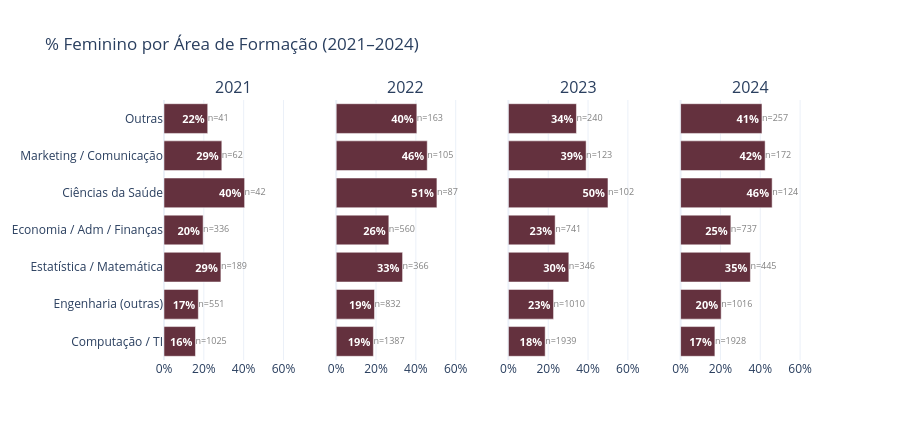

The notebook cell this image was saved under:
### Markdown cell above
### 2.6 — Área de formação por gênero

### Code cell
AREA_ORDEM = [
    'Computação / TI',
    'Engenharia (outras)',
    'Estatística / Matemática',
    'Economia / Adm / Finanças',
    'Ciências da Saúde',
    'Marketing / Comunicação',
    'Outras',
]
 
fig = subplots_pct_fem(
    df, 'area_formacao', AREA_ORDEM,
    '% Feminino por Área de Formação (2021–2024)',
    height=440,
)
fig.show()

### Figure 1 — Plotly figure (JSON) as saved in the notebook; plotly's stock layout.template omitted (floating-point values rounded to 4 significant figures)
{"data": [{"customdata": [1025, 551, 189, 336, 42, 62, 41], "hovertemplate": "%{y}: %{x:.1f}% feminino (n=%{customdata})<extra></extra>", "marker": {"color": "#64313E"}, "orientation": "h", "showlegend": false, "text": ["<b>16%</b>", "<b>17%</b>", "<b>29%</b>", "<b>20%</b>", "<b>40%</b>", "<b>29%</b>", "<b>22%</b>"], "textfont": {"color": "white", "size": 11}, "textposition": "inside", "type": "bar", "x": [15.8, 17.24, 28.57, 19.64, 40.48, 29.03, 21.95], "xaxis": "x", "y": ["Computação / TI", "Engenharia (outras)", "Estatística / Matemática", "Economia / Adm / Finanças", "Ciências da Saúde", "Marketing / Comunicação", "Outras"], "yaxis": "y"}, {"mode": "text", "showlegend": false, "text": ["n=1025", "n=551", "n=189", "n=336", "n=42", "n=62", "n=41"], "textfont": {"color": "gray", "size": 9}, "textposition": "middle right", "type": "scatter", "x": [15.8, 17.24, 28.57, 19.64, 40.48, 29.03, 21.95], "xaxis": "x", "y": ["Computação / TI", "Engenharia (outras)", "Estatística / Matemática", "Economia / Adm / Finanças", "Ciências da Saúde", "Marketing / Comunicação", "Outras"], "yaxis": "y"}, {"customdata": [1387, 832, 366, 560, 87, 105, 163], "hovertemplate": "%{y}: %{x:.1f}% feminino (n=%{customdata})<extra></extra>", "marker": {"color": "#64313E"}, "orientation": "h", "showlegend": false, "text": ["<b>19%</b>", "<b>19%</b>", "<b>33%</b>", "<b>26%</b>", "<b>51%</b>", "<b>46%</b>", "<b>40%</b>"], "textfont": {"color": "white", "size": 11}, "textposition": "inside", "type": "bar", "x": [18.67, 19.23, 33.33, 26.43, 50.57, 45.71, 40.49], "xaxis": "x2", "y": ["Computação / TI", "Engenharia (outras)", "Estatística / Matemática", "Economia / Adm / Finanças", "Ciências da Saúde", "Marketing / Comunicação", "Outras"], "yaxis": "y2"}, {"mode": "text", "showlegend": false, "text": ["n=1387", "n=832", "n=366", "n=560", "n=87", "n=105", "n=163"], "textfont": {"color": "gray", "size": 9}, "textposition": "middle right", "type": "scatter", "x": [18.67, 19.23, 33.33, 26.43, 50.57, 45.71, 40.49], "xaxis": "x2", "y": ["Computação / TI", "Engenharia (outras)", "Estatística / Matemática", "Economia / Adm / Finanças", "Ciências da Saúde", "Marketing / Comunicação", "Outras"], "yaxis": "y2"}, {"customdata": [1939, 1010, 346, 741, 102, 123, 240], "hovertemplate": "%{y}: %{x:.1f}% feminino (n=%{customdata})<extra></extra>", "marker": {"color": "#64313E"}, "orientation": "h", "showlegend": false, "text": ["<b>18%</b>", "<b>23%</b>", "<b>30%</b>", "<b>23%</b>", "<b>50%</b>", "<b>39%</b>", "<b>34%</b>"], "textfont": {"color": "white", "size": 11}, "textposition": "inside", "type": "bar", "x": [18.46, 22.67, 30.35, 23.48, 50, 39.02, 34.17], "xaxis": "x3", "y": ["Computação / TI", "Engenharia (outras)", "Estatística / Matemática", "Economia / Adm / Finanças", "Ciências da Saúde", "Marketing / Comunicação", "Outras"], "yaxis": "y3"}, {"mode": "text", "showlegend": false, "text": ["n=1939", "n=1010", "n=346", "n=741", "n=102", "n=123", "n=240"], "textfont": {"color": "gray", "size": 9}, "textposition": "middle right", "type": "scatter", "x": [18.46, 22.67, 30.35, 23.48, 50, 39.02, 34.17], "xaxis": "x3", "y": ["Computação / TI", "Engenharia (outras)", "Estatística / Matemática", "Economia / Adm / Finanças", "Ciências da Saúde", "Marketing / Comunicação", "Outras"], "yaxis": "y3"}, {"customdata": [1928, 1016, 445, 737, 124, 172, 257], "hovertemplate": "%{y}: %{x:.1f}% feminino (n=%{customdata})<extra></extra>", "marker": {"color": "#64313E"}, "orientation": "h", "showlegend": false, "text": ["<b>17%</b>", "<b>20%</b>", "<b>35%</b>", "<b>25%</b>", "<b>46%</b>", "<b>42%</b>", "<b>41%</b>"], "textfont": {"color": "white", "size": 11}, "textposition": "inside", "type": "bar", "x": [17.22, 20.37, 35.06, 25.24, 45.97, 42.44, 40.86], "xaxis": "x4", "y": ["Computação / TI", "Engenharia (outras)", "Estatística / Matemática", "Economia / Adm / Finanças", "Ciências da Saúde", "Marketing / Comunicação", "Outras"], "yaxis": "y4"}, {"mode": "text", "showlegend": false, "text": ["n=1928", "n=1016", "n=445", "n=737", "n=124", "n=172", "n=257"], "textfont": {"color": "gray", "size": 9}, "textposition": "middle right", "type": "scatter", "x": [17.22, 20.37, 35.06, 25.24, 45.97, 42.44, 40.86], "xaxis": "x4", "y": ["Computação / TI", "Engenharia (outras)", "Estatística / Matemática", "Economia / Adm / Finanças", "Ciências da Saúde", "Marketing / Comunicação", "Outras"], "yaxis": "y4"}], "layout": {"annotations": [{"font": {"size": 16}, "showarrow": false, "text": "2021", "x": 0.1062, "xanchor": "center", "xref": "paper", "y": 1, "yanchor": "bottom", "yref": "paper"}, {"font": {"size": 16}, "showarrow": false, "text": "2022", "x": 0.3688, "xanchor": "center", "xref": "paper", "y": 1, "yanchor": "bottom", "yref": "paper"}, {"font": {"size": 16}, "showarrow": false, "text": "2023", "x": 0.6313, "xanchor": "center", "xref": "paper", "y": 1, "yanchor": "bottom", "yref": "paper"}, {"font": {"size": 16}, "showarrow": false, "text": "2024", "x": 0.8938, "xanchor": "center", "xref": "paper", "y": 1, "yanchor": "bottom", "yref": "paper"}], "height": 440, "legend": {"orientation": "h", "x": 1, "xanchor": "right", "y": 1.02}, "title": {"text": "% Feminino por Área de Formação (2021–2024)"}, "xaxis": {"anchor": "y", "domain": [0, 0.2125], "range": [0, 70], "ticksuffix": "%"}, "xaxis2": {"anchor": "y2", "domain": [0.2625, 0.475], "range": [0, 70], "ticksuffix": "%"}, "xaxis3": {"anchor": "y3", "domain": [0.525, 0.7375], "range": [0, 70], "ticksuffix": "%"}, "xaxis4": {"anchor": "y4", "domain": [0.7875, 1], "range": [0, 70], "ticksuffix": "%"}, "yaxis": {"anchor": "x", "domain": [0, 1]}, "yaxis2": {"anchor": "x2", "domain": [0, 1], "matches": "y", "showticklabels": false}, "yaxis3": {"anchor": "x3", "domain": [0, 1], "matches": "y", "showticklabels": false}, "yaxis4": {"anchor": "x4", "domain": [0, 1], "matches": "y", "showticklabels": false}}}
